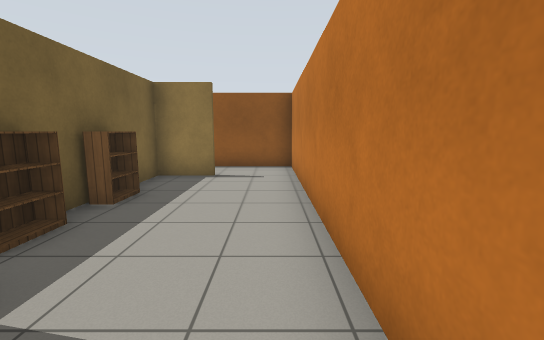
[1] (above)

16 first-person views from a walk through a world built for the Gazebo simulator. The camera is 1.2 m above the floor, tilts 8° down and sees 90° across. The floor is counted in squares, 1 m on a side. Each view is taken from the middle of a square. On the plan, view 1 faces up. The plan holds only what a view shows up to about 12 squares ahead; the rest is blank. Simple patterns stand in for the simulator's built-in surfaces. Some stock models are drawn as simple stand-ins.

[2]
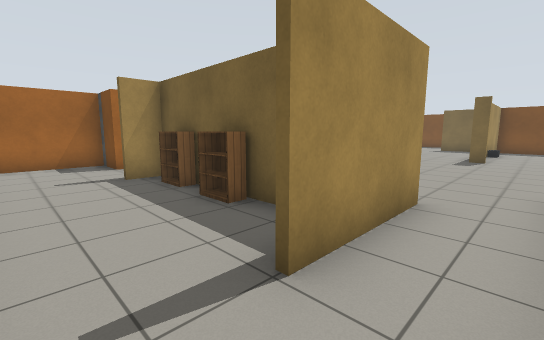

[3]
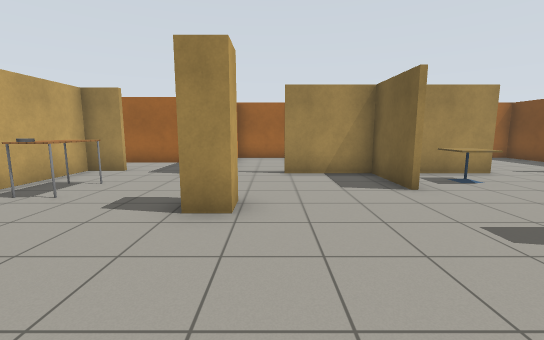

[4]
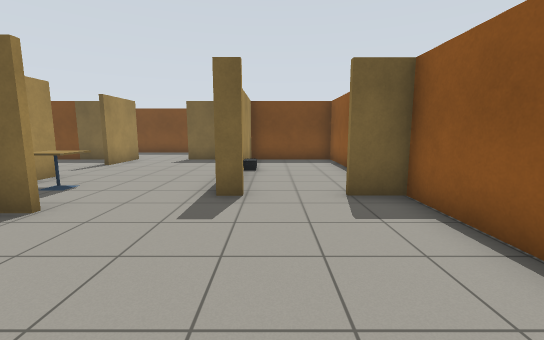

[5]
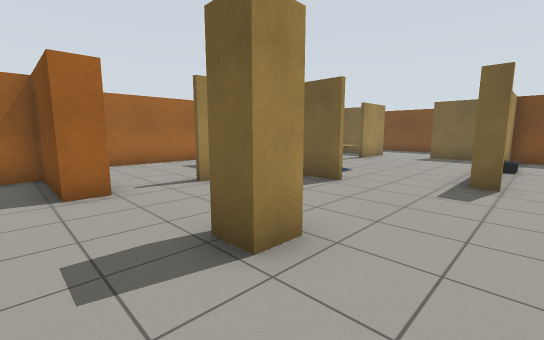

[6]
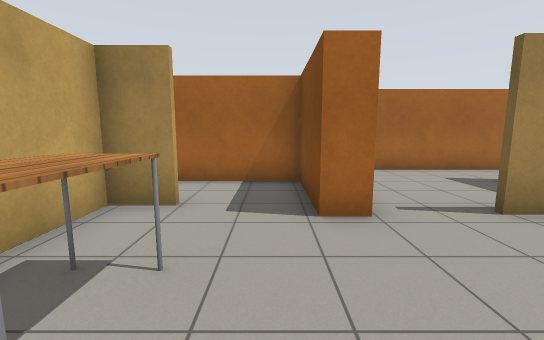

[7]
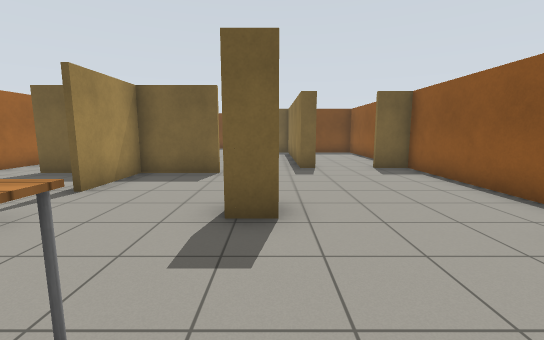

[8]
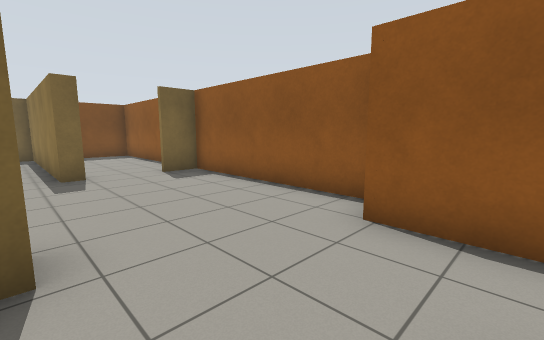

[9]
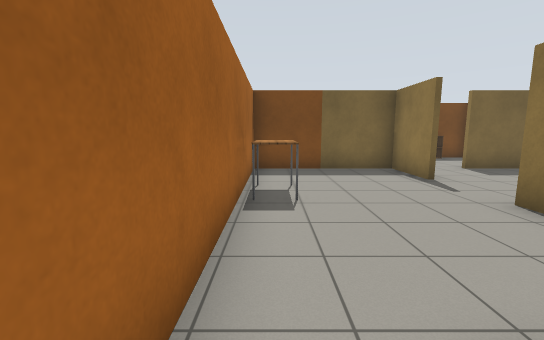

[10]
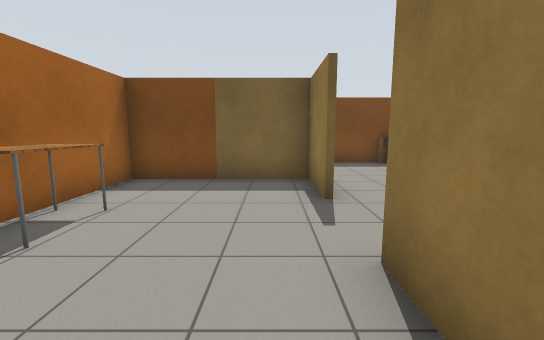

[11]
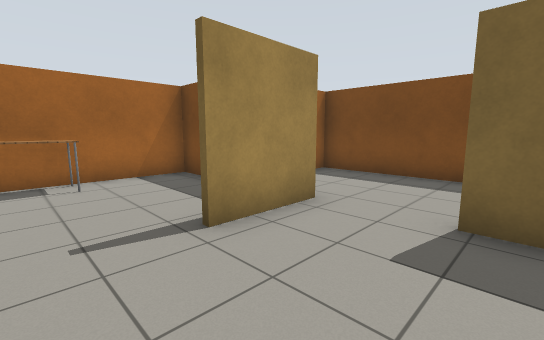

[12]
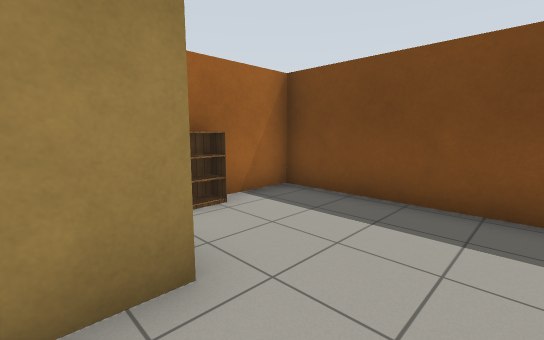

[13]
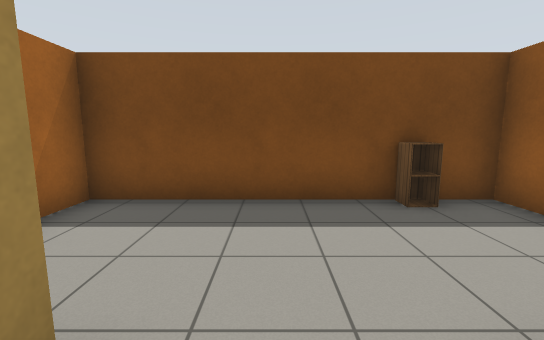

[14]
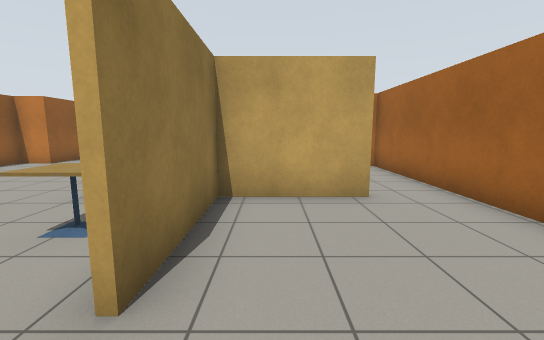

[15]
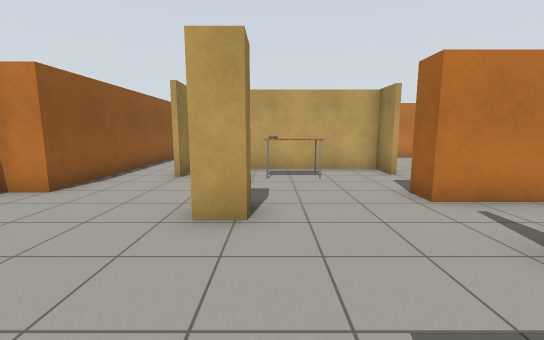

[16]
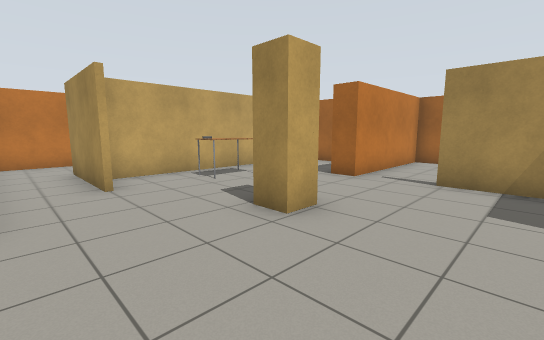

### Floor plan
Points are (right, up) in squares from view 1. A wall is a line through its corners. A room is listed if a view was taken in it or the views show most of it. See-through windows are left out.
Room 1 (views 1, 2, 3, 4, 5, 6, 7, 8, 15, 16)
walls: (-7.7, 6.1) (-7.7, 5.3) (-8.4, 5.3) (-8.4, 6.1) (-7.7, 6.1); (-4.9, 7.6) (-1.5, 7.6); (-7.4, 2.1) (-6.7, 2.1); (-3.1, 7.5) (-3.1, 1.6); (-7.4, 10.6) (-13, 10.6) (-13, 9.4); (-4.5, 1.7) (-2.1, 1.7); (-3.3, 2.6) (-3.3, 7.1); (-11.9, 4.5) (-11.9, 2); (-1.5, 7.4) (-4.9, 7.4); (-13, 7.5) (-13, 7); (-12.1, 2.1) (-9.2, 2.1); (-2.6, -0.6) (-2.6, -2) (0.1, -2); (0.7, 0.5) (0.7, 9.4) (-6.7, 9.4) (-6.7, 10.5); (-15.8, 10.6) (-19.9, 10.6) (-19.9, 6.9); (-19.9, 7.1) (-17.4, 7.1)
ways out: opening at (-8.5, 2) to room 2; opening at (-13.5, 5.5) to room 4; opening at (-5.5, 2) to room 6; opening at (-3.5, 0.5) to room 6; opening at (-7, 10)
objects: table (-5, 4) to (-4, 5); other object (-4, 5); bookshelf (-3, 3); bookshelf (-3, 5)
Room 2 (view 9)
walls: (-11.9, 0.3) (-11.9, -0.9); (-12.4, -2.6) (-7.4, -2.6) (-7.4, 2.1)
ways out: opening at (-8.5, 2) to room 1; opening at (-12, -1.5) to room 3
Room 3 (views 10, 14)
walls: (-17.8, 2) (-19.9, 2) (-19.9, -2.6) (-12.4, -2.6); (-12.1, -0.9) (-12.1, 2) (-15.4, 2)
ways out: opening at (-12, -1.5) to room 2; opening at (-16.5, 2) to room 4
objects: table (-17, -2) to (-16, -2)
Room 4 (views 11, 12, 13)
walls: (-15.5, 2.1) (-13.2, 2.1); (-13, 7) (-19.9, 7); (-19.9, 6.9) (-19.9, 4.2); (-20.1, 2.1) (-17.7, 2.1)
ways out: opening at (-13.5, 5.5) to room 1; opening at (-16.5, 2) to room 3; opening at (-20, 3.5) to room 5
objects: other object (-17, 7); cafe table (-14, 3) to (-14, 4)
Room 5 (no view inside)
walls: (-22.7, 7) (-23.7, 7) (-23.7, -0.2) (-21.6, -0.2)
ways out: opening at (-20, 3.5) to room 4
objects: cabinet (-23, 5); bookshelf (-21, 0)
Room 6 (no view inside)
walls: (-3.3, 1.6) (-3.3, 2.6); (-6.7, 2.1) (-6.7, -0.6) (-2.6, -0.6)
ways out: opening at (-5.5, 2) to room 1; opening at (-3.5, 0.5) to room 1

Where each view was taken, in squares from view 1:
view 1: 0 up, 0 right, facing up
view 2: 9 up, 0 right, facing down-left
view 3: 10 up, 9 left, facing down
view 4: 8 up, 8 left, facing left
view 5: 8 up, 6 left, facing down-left
view 6: 6 up, 6 left, facing down
view 7: 6 up, 4 left, facing left
view 8: 6 up, 5 left, facing up-left
view 9: 2 down, 11 left, facing left
view 10: 1 up, 13 left, facing left
view 11: 5 up, 16 left, facing down-left
view 12: 4 up, 19 left, facing down-left
view 13: 3 up, 19 left, facing left
view 14: 1 up, 17 left, facing right
view 15: 5 up, 12 left, facing right
view 16: 9 up, 11 left, facing down-right
